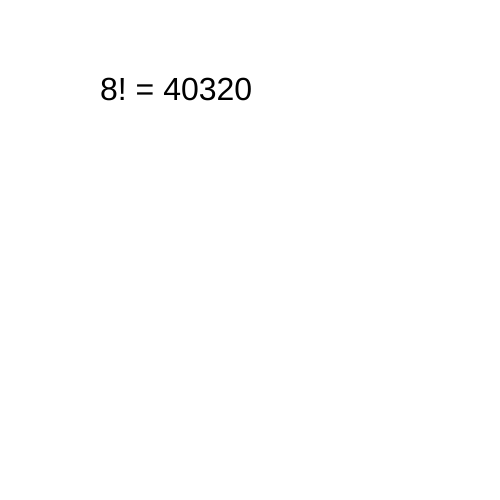
Frame 1 (no input)
Frame 60 (no input): identical to frame 1, image omitted
Frame 120 (the mouse pressed at the canvas centre since frame 60): identical to frame 1, image omitted

The p5.js sketch that drew this single still picture (run headless with seeded random() and noise() and a simulated clock; from frame 60 on, the mouse is pressed at the canvas centre):

// p5.js sketch
// ── sketch.js
var x, y;

function setup() {
  createCanvas(500, 500);
  textSize(32);
  x = 8;
  
  y = factorial(x);
  
  // factorial(8)  ????
  // factorial(8) = 8 * factorial(7)
  // = 8 * ( 7 * factorial(6) )
  // = 8 * ( 7 * ( 6 * factorial(5) ) )
  // ....
  // = 8 * 7 * 6 * 5 * 4 * 3 * 2 * 1!
  
}

function draw() {
  background(255);
  text(x+"! = "+y, 100, 100); 
}

// basic recursive function
// this will calculate the factorial of x
function factorial(x) {
  if (x == 1) return 1;
  else        return x * factorial(x-1);
}
